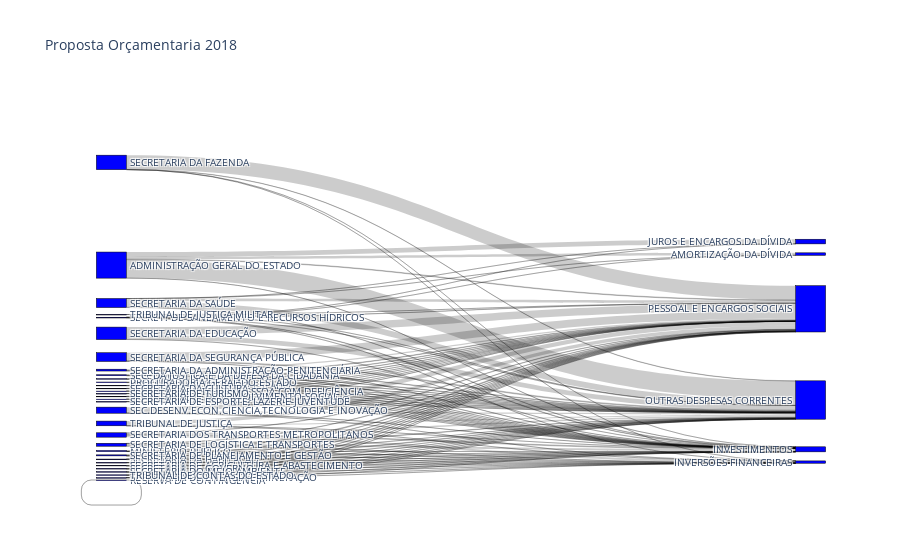

Here is the notebook cell this chart was saved with:
### Code cell
fig = go.Figure(data=[go.Sankey(
    node = dict(
      pad = 5,
      thickness = 30,
      line = dict(color = "black", width = 0.5),
      label = df['label'],
      color = "blue"
    ),
    link = dict(
      source = df_sankey['num_org'], # indices correspond to labels, eg A1, A2, A2, B1, ...
      target = df_sankey['num_grupo'],
      value = df_sankey['valor']
  ))])

layout =  dict(
    title = "Proposta Orçamentaria 2018",
    height = 1000,
#     width = 1400,
    font = dict(
      size = 10
    ),    
)


fig.update_layout(layout)
fig.show()

### Figure 1 — Plotly figure (JSON) as saved in the notebook; plotly's stock layout.template omitted (floating-point values rounded to 4 significant figures)
{"data": [{"link": {"source": [0, 0, 0, 0, 0, 1, 1, 1, 2, 2, 2, 2, 3, 3, 3, 4, 4, 4, 4, 5, 5, 5, 6, 7, 7, 7, 8, 8, 8, 9, 9, 9, 10, 10, 10, 10, 11, 11, 11, 11, 11, 11, 12, 12, 12, 13, 13, 13, 14, 14, 14, 15, 15, 15, 15, 16, 16, 16, 16, 17, 17, 17, 17, 17, 18, 18, 18, 19, 19, 19, 19, 20, 20, 20, 21, 21, 21, 21, 22, 22, 22, 23, 23, 23, 23, 24, 24, 24, 24, 25, 25, 25, 25, 26, 26, 26, 27, 27, 27, 27, 28, 28, 28, 28, 29, 29, 29, 29, 30, 30, 30, 30, 31, 31], "target": [32, 33, 34, 35, 36, 33, 35, 36, 37, 33, 35, 36, 33, 35, 36, 37, 33, 35, 36, 33, 35, 36, 6, 33, 35, 36, 33, 35, 36, 33, 35, 36, 37, 33, 35, 36, 32, 37, 33, 34, 35, 36, 33, 35, 36, 33, 35, 36, 33, 35, 36, 37, 33, 35, 36, 37, 33, 35, 36, 32, 33, 34, 35, 36, 33, 35, 36, 37, 33, 35, 36, 33, 35, 36, 37, 33, 35, 36, 33, 35, 36, 37, 33, 35, 36, 37, 33, 35, 36, 37, 33, 35, 36, 33, 35, 36, 37, 33, 35, 36, 37, 33, 35, 36, 37, 33, 35, 36, 37, 33, 35, 36, 35, 36], "value": [6088881276, 45545491, 11497948257, 45464235443, 1483513209, 500020, 227799991, 957932569, 10, 256310110, 203932779, 57817001, 7046783, 424416397, 412752568, 10, 50, 379929919, 2040646370, 19135680, 667275998, 678338339, 46500000, 69600798, 911601477, 1276060712, 180045, 79335410, 41674855, 1615370, 41024157, 4777072, 83229142, 153864522, 4190698457, 10618463143, 81915100, 1000, 990820694, 11271742, 254144113, 518043758, 436658206, 1345539939, 2790513761, 27350240, 589494576, 116471864, 341400050, 11341593180, 19101772793, 4010, 97100682, 662902607, 34990368615, 944559000, 598405424, 174974642, 9900164, 3951483, 832453544, 13144899, 14677827088, 6761830161, 371443343, 2138708982, 19032675466, 10, 128709830, 218983437, 708267423, 13100020, 761683013, 42776758, 2000, 780924, 15616022, 3097893, 12765050, 119369336, 37793644, 2000, 11012012, 781431924, 221199509, 210000000, 5330790627, 1131087992, 641619868, 1000, 52496254, 1629514678, 809319524, 425041520, 37509573, 6114542, 50, 60473260, 331424102, 603703828, 4515269442, 2090069790, 3329946625, 882407962, 4500000, 7044900, 87179974, 823701251, 10, 82981421, 2749650735, 8830816242, 6459727, 62231890]}, "node": {"color": "blue", "groups": [], "label": ["ADMINISTRAÇÃO GERAL DO ESTADO", "ASSEMBLEIA LEGISLATIVA", "CASA CIVIL", "DEFENSORIA PÚBLICA DO ESTADO", "MINISTÉRIO PÚBLICO", "PROCURADORIA GERAL DO ESTADO", "RESERVA DE CONTINGÊNCIA", "SEC. DA JUSTIÇA E DA DEFESA DA CIDADANIA", "SEC. DO EMPREGO E RELAÇÕES DO TRABALHO", "SEC. DOS DIREITOS DA PESSOA COM DEFICIÊNCIA", "SEC.DESENV.ECON.CIÊNCIA,TECNOLOGIA E INOVAÇÃO", "SECRET. DE SANEAMENTO E RECURSOS HÍDRICOS", "SECRETARIA DA ADMINISTRAÇÃO PENITENCIÁRIA", "SECRETARIA DA CULTURA", "SECRETARIA DA EDUCAÇÃO", "SECRETARIA DA FAZENDA", "SECRETARIA DA HABITAÇÃO", "SECRETARIA DA SAÚDE", "SECRETARIA DA SEGURANÇA PÚBLICA", "SECRETARIA DE AGRICULTURA E ABASTECIMENTO", "SECRETARIA DE DESENVOLVIMENTO SOCIAL", "SECRETARIA DE ENERGIA E MINERAÇÃO", "SECRETARIA DE ESPORTE, LAZER E JUVENTUDE", "SECRETARIA DE GOVERNO", "SECRETARIA DE LOGÍSTICA E TRANSPORTES", "SECRETARIA DE PLANEJAMENTO E GESTÃO", "SECRETARIA DE TURISMO", "SECRETARIA DO MEIO AMBIENTE", "SECRETARIA DOS TRANSPORTES METROPOLITANOS", "TRIBUNAL DE CONTAS DO ESTADO", "TRIBUNAL DE JUSTIÇA", "TRIBUNAL DE JUSTIÇA MILITAR", "AMORTIZAÇÃO DA DÍVIDA", "INVESTIMENTOS", "JUROS E ENCARGOS DA DÍVIDA", "OUTRAS DESPESAS CORRENTES", "PESSOAL E ENCARGOS SOCIAIS", "INVERSÕES FINANCEIRAS"], "line": {"color": "black", "width": 0.5}, "pad": 5, "thickness": 30, "x": [0.04237, 0.04237, 0.04237, 0.04237, 0.04237, 0.04237, 0.04237, 0.04237, 0.04237, 0.04237, 0.04237, 0.04237, 0.04237, 0.04237, 0.04237, 0.04237, 0.04237, 0.04237, 0.04237, 0.04237, 0.04237, 0.04237, 0.04237, 0.04237, 0.04237, 0.04237, 0.04237, 0.04237, 0.04237, 0.04237, 0.04237, 0.04237, 0.9873, 0.9873, 0.9873, 0.9873, 0.9873, 0.9873], "y": [0.4344, 0.7341, 0.9543, 0.7514, 0.9238, 0.7429, 1.0, 0.7243, 0.7873, 0.7661, 0.8163, 0.5727, 0.7108, 0.7592, 0.614, 0.1642, 0.9458, 0.5343, 0.6765, 0.9621, 0.7802, 0.994, 0.7937, 0.9704, 0.9072, 0.9352, 0.7728, 0.9787, 0.8815, 0.9869, 0.8512, 0.5645, 0.4055, 0.9193, 0.3725, 0.7895, 0.5496, 0.9528]}, "selectedpoints": [], "type": "sankey"}], "layout": {"autosize": true, "dragmode": "lasso", "font": {"size": 10}, "hovermode": "closest", "title": {"text": "Proposta Orçamentaria 2018"}}}
